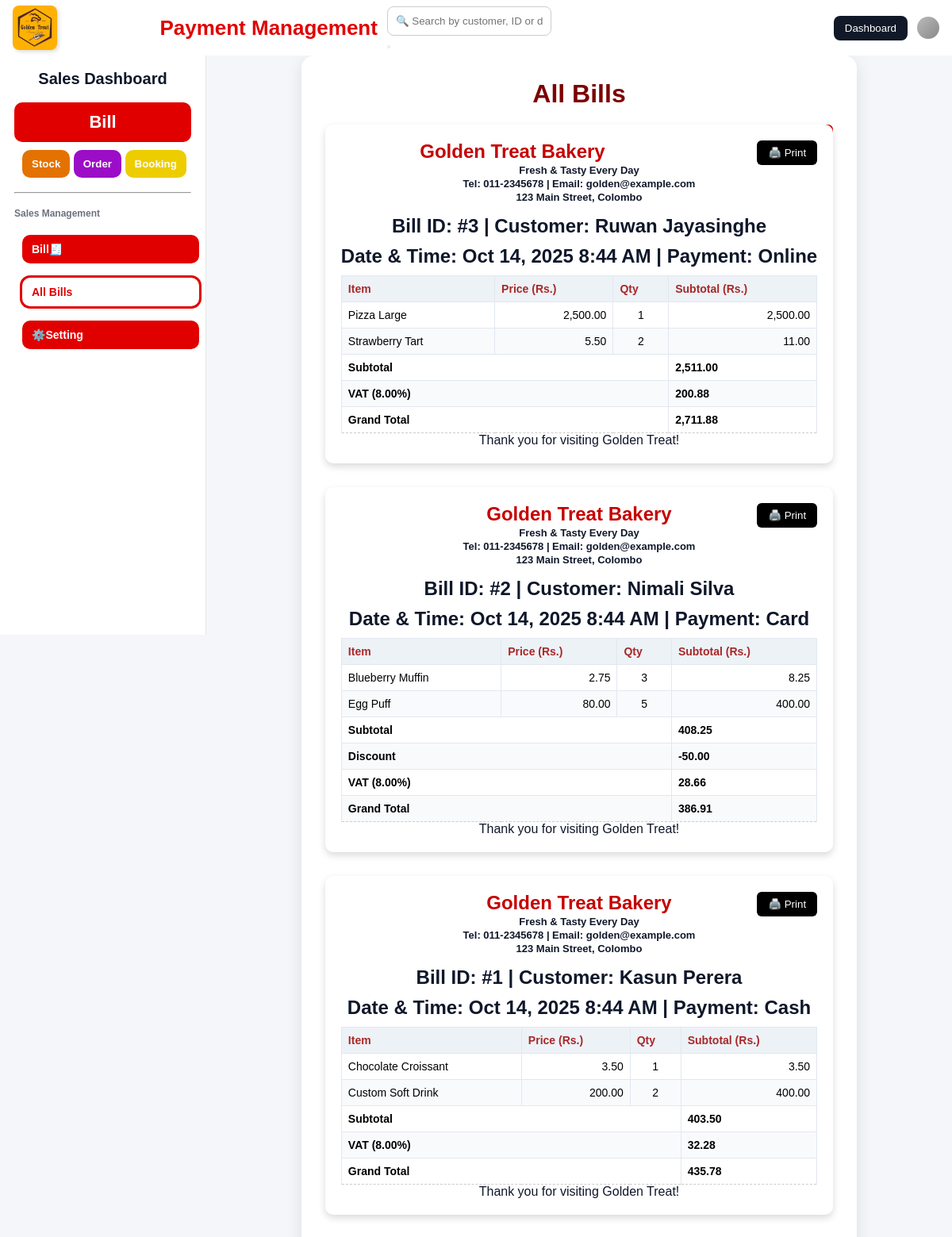
Page /payment/save_bill.php on the committed database.
### tables this page shows
CREATE TABLE bills (
    id INT AUTO_INCREMENT PRIMARY KEY,
    customer_name VARCHAR(255) NOT NULL,
    created_at TIMESTAMP DEFAULT CURRENT_TIMESTAMP
);

CREATE TABLE settings (
    id INT PRIMARY KEY AUTO_INCREMENT,
    shop_name VARCHAR(255) NOT NULL,
    shop_slogan VARCHAR(255),
    shop_tel VARCHAR(50),
    shop_email VARCHAR(255),
    shop_address TEXT,
    thank_note TEXT,
    vat_percent DECIMAL(5,2) DEFAULT 0.00
);

CREATE TABLE bill_items (
    id INT AUTO_INCREMENT PRIMARY KEY,
    bill_id INT NOT NULL,
    item_name VARCHAR(255) NOT NULL,
    price DECIMAL(10,2) NOT NULL,
    qty INT NOT NULL,
    FOREIGN KEY (bill_id) REFERENCES bills(id) ON DELETE CASCADE
);

### payment/save_bill.php (the view, shortened to what this page needs)
<?php
$host = "localhost";
$user = "root";
$pass = "";
$db   = "golden_treat";
$conn = new mysqli($host, $user, $pass, $db);
if (!empty($_GET['search'])) {
    $search = $conn->real_escape_string($_GET['search']);
    $sql = "SELECT * FROM bills
            WHERE customer_name LIKE '%$search%'
               OR id LIKE '%$search%'
            ORDER BY id DESC";
} else {
    $sql = "SELECT * FROM bills ORDER BY id DESC";
}
?>
<!DOCTYPE html>
<html lang="en">
<head>
<link rel="stylesheet" href="style1.css">
<?php
$host = "localhost";
$user = "root";
$pass = "";
$db   = "golden_treat";
$conn = new mysqli($host, $user, $pass, $db);
$settings = $conn->query("SELECT * FROM settings WHERE id=1")->fetch_assoc();
$shop_name    = $settings['shop_name'];
$shop_slogan  = $settings['shop_slogan'];
$shop_tel     = $settings['shop_tel'];
$shop_email   = $settings['shop_email'];
$shop_address = $settings['shop_address'];
$thank_note   = $settings['thank_note'];
$vat_percent  = $settings['vat_percent'];
$search = "";
if (!empty($_GET['search'])) {
    $search = $conn->real_escape_string($_GET['search']);
    $sql = "SELECT * FROM bills
            WHERE customer_name LIKE '%$search%'
               OR id LIKE '%$search%'
            ORDER BY id DESC";
} else {
    $sql = "SELECT * FROM bills ORDER BY id DESC";
}
$billsResult = $conn->query($sql);
?>
</head>
<body>
  <div class="header">
    <div class="header-left"><img src="logo.jpg" alt="Logo" /></div>
    <div class="header-middle">
      <div class="header-middle-title">Payment Management</div>
      <div class="search-bar">
        <form method="GET" action="" class="search-form">
          <input id="globalSearch" type="text" name="search"
                 placeholder="🔍 Search by customer, ID or date..."
                 value="<?= htmlspecialchars($search) ?>">
          <button type="submit"></button>
        </form>
      </div>
    </div>
    <div class="header-right">
      <button class="role-btn" onclick="window.location.href='../index.html'">Dashboard</button>
      <div class="user-icon"></div>
    </div>
  </div>
  <div class="layout">
    <aside class="sidebar">
      <h1>Sales Dashboard</h1>
      <nav>
        <button class="salesbtn" onclick="window.location.href='index.php'">Bill</button>
        <div class="otherbtn">
          <button class="Sbtn" onclick="window.location.href='../stoke/stock.php'">Stock</button>
          <button class="Ubtn" onclick="window.location.href='../order/order.php'">Order</button>
          <button class="Bbtn" onclick="window.location.href='../booking/index.html'">Booking</button>
        </div>
        <hr />
        <p>Sales Management</p>
        <div class="salebtn">
          <button class="tab-btn " onclick="window.location.href='index.php'">Bill🧾</button>
          <button class="tab-btn active" onclick="window.location.href='all_bills.php'">All Bills</button>
          <button class="tab-btn " onclick="window.location.href='setting.php'">⚙️Setting</button>
        </div>
      </nav>
    </aside>
    <div class="container">
      <h1>All Bills</h1>
      <a href="setting.php" style="float:right; margin-bottom:10px; padding: 8px 16px; background: #e10000; color: #fff; text-decoration: none; border-radius: 6px;">⚙️ Edit Shop Settings</a>
      <?php
      if ($billsResult->num_rows > 0) {
          while ($bill = $billsResult->fetch_assoc()) {
              echo '<div class="card" id="bill-'.$bill['id'].'">';
              echo '<button class="print-btn" onclick="printBill('.$bill['id'].')">🖨️ Print</button>';
              echo '<div class="shop-info">
                      <h2>'.$shop_name.'</h2>
                      <p>'.$shop_slogan.'</p>
                      <p>Tel: '.$shop_tel.' | Email: '.$shop_email.'</p>
                      <p>'.$shop_address.'</p>
                    </div>';
              echo '<div class="bill-meta">
                      <p><strong>Bill ID:</strong> #'.$bill['id'].' | <strong>Customer:</strong> '.htmlspecialchars($bill['customer_name']).'</p>
                      <p><strong>Date & Time:</strong> '.date('M d, Y g:i A', strtotime($bill['created_at'])).' | <strong>Payment:</strong> '.$bill['payment_method'].'</p>
                    </div>';
              $itemsResult = $conn->query("SELECT * FROM bill_items WHERE bill_id=".$bill['id']);
              echo '<table><thead><tr>
                      <th>Item</th>
                      <th>Price (Rs.)</th>
                      <th>Qty</th>
                      <th>Subtotal (Rs.)</th>
                    </tr></thead><tbody>';
              $total = 0;
              while ($item = $itemsResult->fetch_assoc()) {
                  $subtotal = $item['price'] * $item['qty'];
                  echo "<tr>
                          <td>".htmlspecialchars($item['item_name'])."</td>
                          <td style='text-align: right;'>".number_format($item['price'],2)."</td>
                          <td style='text-align: center;'>{$item['qty']}</td>
                          <td style='text-align: right;'>".number_format($subtotal,2)."</td>
                        </tr>";
                  $total += $subtotal;
              }
              $discount = floatval($bill['discount'] ?? 0);
              $vat = ($total - $discount) * ($vat_percent / 100);
              $grandTotal = $total - $discount + $vat;
              echo "<tr class='total-row'><td colspan='3'>Subtotal</td><td>".number_format($total,2)."</td></tr>";
              if ($discount > 0) {
                  echo "<tr class='total-row'><td colspan='3'>Discount</td><td>-".number_format($discount,2)."</td></tr>";
              }
              echo "<tr class='total-row'><td colspan='3'>VAT ({$vat_percent}%)</td><td>".number_format($vat,2)."</td></tr>";
              echo "<tr class='total-row'><td colspan='3'><strong>Grand Total</strong></td><td><strong>".number_format($grandTotal,2)."</strong></td></tr>";
              echo '</tbody></table>';
              echo '<div class="thank-note">'.$thank_note.'</div>';
              echo '</div>';
          }
      } else {
          echo "<div class='no-bills'>No bills found. <a href='index.php'>Create a new bill</a>.</div>";
      }
      ?>
    </div>
  </div>
</body>
</html>

### rows in the picture
bills: id "3", customer_name "Ruwan Jayasinghe", created_at "Oct 14, 2025 8:44 AM", payment_method "Online", total "2,511.00", discount.vat_percent "200.88", discount.vat_percent "2,711.88"
settings: shop_name "Golden Treat Bakery", shop_slogan "Fresh & Tasty Every Day", shop_tel "011-2345678", shop_email "golden@example.com", shop_address "123 Main Street, Colombo", vat_percent "8.00", thank_note "Thank you for visiting Golden Treat!"
bill_items: item_name "Pizza Large", price "2,500.00", qty "1", subtotal "2,500.00"
bill_items: item_name "Strawberry Tart", price "5.50", qty "2", subtotal "11.00"
bills: id "2", customer_name "Nimali Silva", created_at "Oct 14, 2025 8:44 AM", payment_method "Card", total "408.25", discount "50.00", discount.vat_percent "28.66", discount.vat_percent "386.91"
bill_items: item_name "Blueberry Muffin", price "2.75", qty "3", subtotal "8.25"
bill_items: item_name "Egg Puff", price "80.00", qty "5", subtotal "400.00"
bills: id "1", customer_name "Kasun Perera", created_at "Oct 14, 2025 8:44 AM", payment_method "Cash", total "403.50", discount.vat_percent "32.28", discount.vat_percent "435.78"
bill_items: item_name "Chocolate Croissant", price "3.50", qty "1"
bill_items: item_name "Custom Soft Drink", price "200.00", qty "2", subtotal "400.00"
